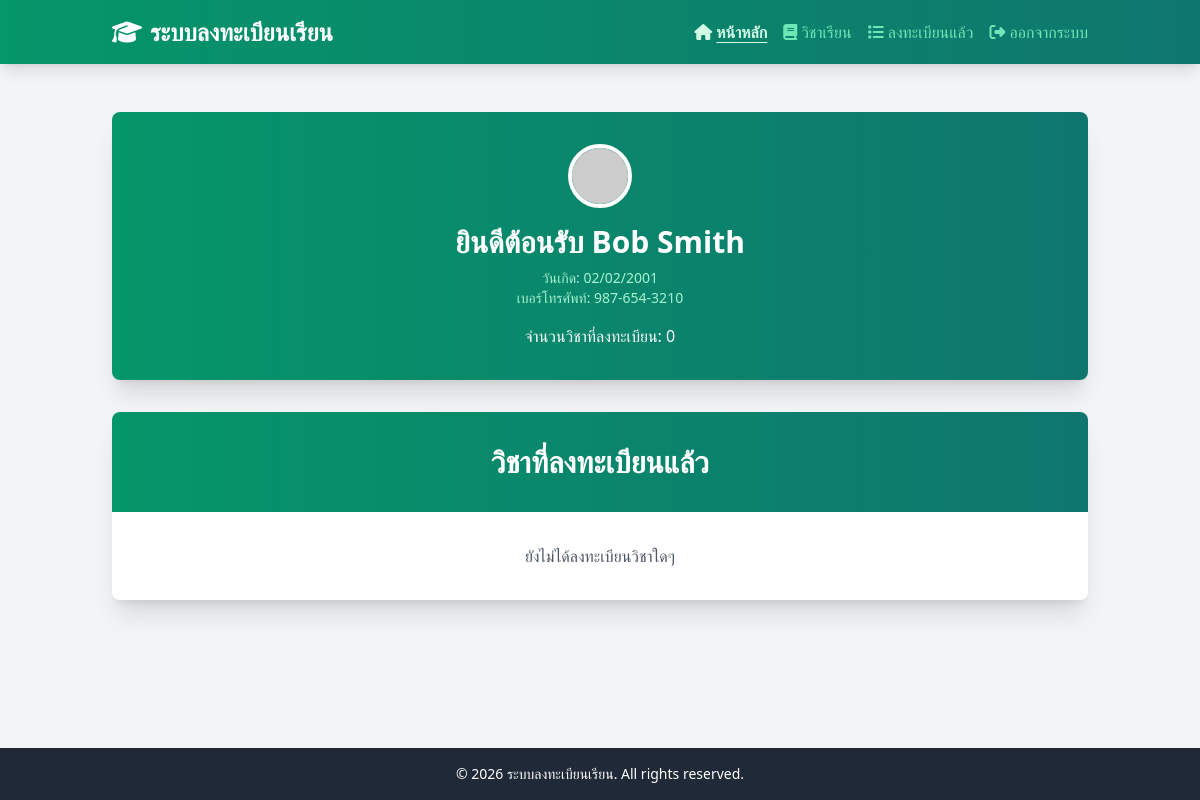
The page / (signed in) on the database its author committed.
### tables this page shows
CREATE TABLE IF NOT EXISTS students (
    student_id INT PRIMARY KEY AUTO_INCREMENT,
    first_name VARCHAR(50) NOT NULL,
    last_name VARCHAR(50) NOT NULL,
    password VARCHAR(255) NULL,
    image VARCHAR(1000) NOT NULL,
    date_of_birth DATE,
    email VARCHAR(100) UNIQUE,
    phone_number VARCHAR(20)
);

### routes/home.php (called while the page is built, shortened)
<?php
$studentId = $_SESSION['student_id'] ?? null;
$result = getStudentById($studentId);
$student = $result->fetch_assoc();
$coursesResult = getCourses();
$enrollmentsResult = getEnrollmentsByStudent($studentId);
$enrollmentCount = $enrollmentsResult->num_rows;
$message = $_GET['message'] ?? null;
renderView('home', ['student' => $student, 'courses' => $coursesResult, 'enrollments' => $enrollmentsResult, 'enrollmentCount' => $enrollmentCount, 'message' => $message]);
?>

### databases/students.php (called while the page is built, shortened)
<?php
function getStudentById(int $id): mysqli_result|bool
{
    $conn = getConnection();
    $sql = 'SELECT * FROM students WHERE student_id = ?';
    $stmt = $conn->prepare($sql);
    $stmt->bind_param('i', $id);
    $stmt->execute();
    $result = $stmt->get_result();
    return $result;
}
?>

### templates/home.php (the view, shortened to what this page needs)
<?php include 'header.php' ?>
<main class="container mx-auto px-2 sm:px-4 lg:px-6 py-4 sm:py-6 lg:py-12 flex-grow">
    <div class="bg-white rounded-lg shadow-xl overflow-hidden mb-8">
        <div class="bg-gradient-to-r from-emerald-600 to-teal-700 text-white py-4 sm:py-6 lg:py-8 px-3 sm:px-4 lg:px-6">
            <div class="text-center">
                <img src="<?= $data['student']['image'] ?>" alt="Avatar" class="w-16 h-16 rounded-full mx-auto mb-4 border-4 border-white">
                <h2 class="text-xl sm:text-2xl lg:text-3xl font-bold">ยินดีต้อนรับ <?= $data['student']['first_name'] ?> <?= $data['student']['last_name'] ?></h2>
                <p class="text-sm text-emerald-200 mt-2">วันเกิด: <?= date('d/m/Y', strtotime($data['student']['date_of_birth'])) ?></p>
                <p class="text-sm text-emerald-200">เบอร์โทรศัพท์: <?= $data['student']['phone_number'] ?></p>
                <p class="text-center mt-4">จำนวนวิชาที่ลงทะเบียน: <?= $data['enrollmentCount'] ?></p>
            </div>
        </div>
    </div>
    <div class="bg-white rounded-lg shadow-xl overflow-hidden">
        <div class="bg-gradient-to-r from-emerald-600 to-teal-700 text-white py-4 sm:py-6 lg:py-8 px-3 sm:px-4 lg:px-6">
            <h2 class="text-xl sm:text-2xl lg:text-3xl font-bold text-center">วิชาที่ลงทะเบียนแล้ว</h2>
        </div>
        <div class="p-3 sm:p-4 lg:p-8">
            <?php if ($data['enrollments']->num_rows == 0) { ?>
                <p class="text-center text-gray-600">ยังไม่ได้ลงทะเบียนวิชาใดๆ</p>
            <?php } ?>
        </div>
    </div>
</main>
<?php include 'footer.php' ?>

### rows shown on the page
students: first_name "Bob", last_name "Smith", date_of_birth "02/02/2001", phone_number "987-654-3210"

### other values the page prints
$data['enrollmentCount'] "0"
